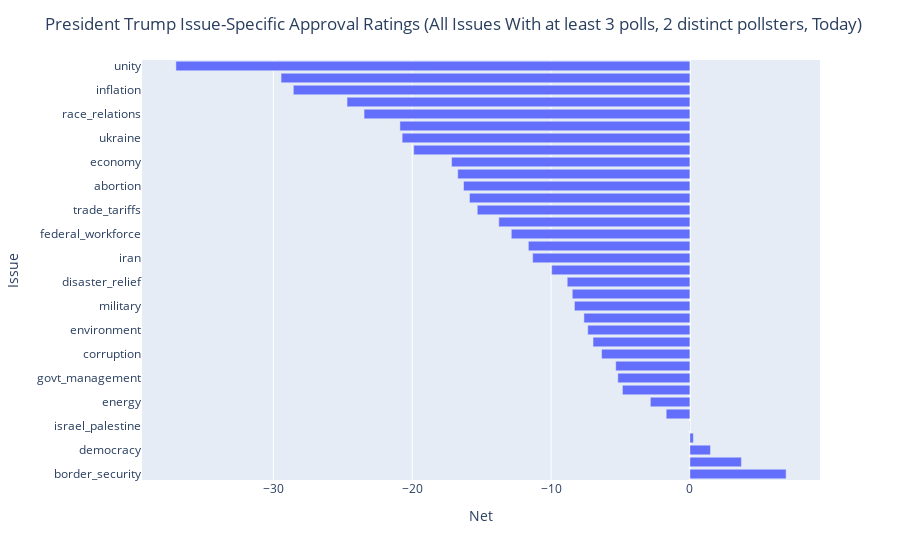

This figure's notebook cell:
### Code cell
fig = px.bar(all_qual_issues_approval, x='net', y='issue')
fig.update_layout(
    title='President Trump Issue-Specific Approval Ratings (All Issues With at least 3 polls, 2 distinct pollsters, Today)',
    xaxis_title='Net',
    yaxis_title='Issue',
    legend_title='Legend',
)
fig.show()

### Figure 1 — Plotly figure (JSON) as saved in the notebook; plotly's stock layout.template omitted (floating-point values rounded to 4 significant figures)
{"data": [{"hovertemplate": "net=%{x}<br>issue=%{y}<extra></extra>", "legendgroup": "", "marker": {"color": "#636efa", "pattern": {"shape": ""}}, "name": "", "orientation": "h", "showlegend": false, "textposition": "auto", "type": "bar", "x": [6.928, 3.708, 1.481, 0.2492, -0.01687, -1.708, -2.848, -4.859, -5.192, -5.341, -6.36, -6.977, -7.356, -7.633, -8.316, -8.471, -8.835, -9.954, -11.32, -11.63, -12.86, -13.76, -15.31, -15.87, -16.3, -16.72, -17.16, -19.89, -20.72, -20.88, -23.47, -24.69, -28.56, -29.44, -37.02], "xaxis": "x", "y": ["border_security", "national_security", "democracy", "crime", "israel_palestine", "taxes", "energy", "immigration", "govt_management", "deportations", "corruption", "foreign_policy", "environment", "israel", "military", "national_debt", "disaster_relief", "guns", "iran", "israel_iran_conflict", "federal_workforce", "civil_rights", "trade_tariffs", "education", "abortion", "healthcare", "economy", "climate_change", "ukraine", "govt_spending", "race_relations", "russia", "inflation", "epstein_files", "unity"], "yaxis": "y"}], "layout": {"barmode": "relative", "legend": {"title": {"text": "Legend"}, "tracegroupgap": 0}, "margin": {"t": 60}, "title": {"text": "President Trump Issue-Specific Approval Ratings (All Issues With at least 3 polls, 2 distinct pollsters, Today)"}, "xaxis": {"anchor": "y", "domain": [0, 1], "title": {"text": "Net"}}, "yaxis": {"anchor": "x", "domain": [0, 1], "title": {"text": "Issue"}}}}
